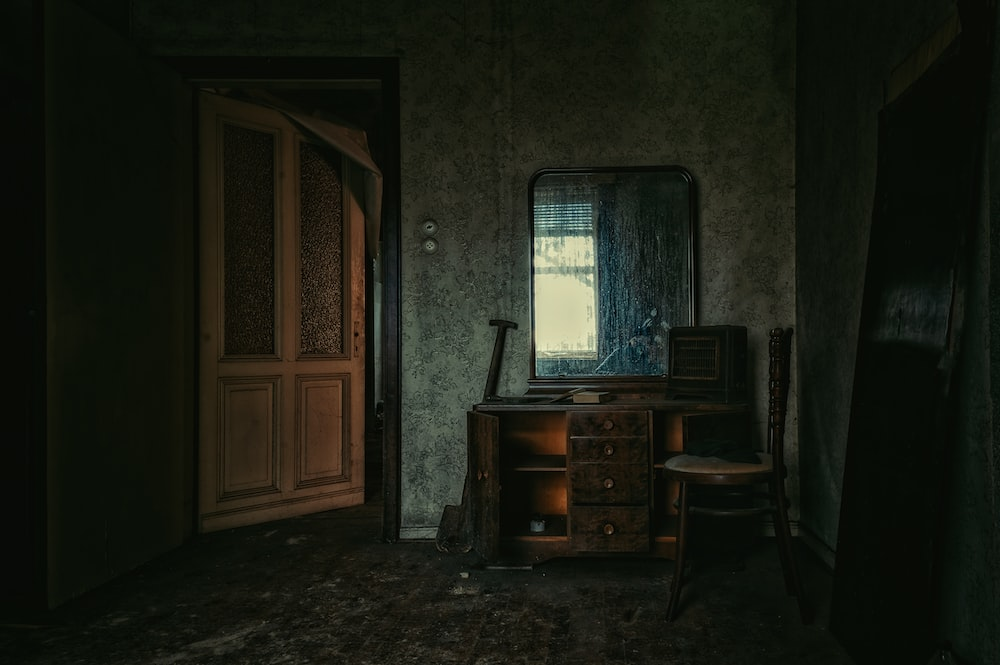
#> input picture bai6/darkroom.jpg, 1000 x 665 px
$ python bai6_separable_filters.py
#> lines starting #> are read from the running program, lines starting #| are printed output that depends on the picture
#> further down, image is the input picture: shape (665, 1000, 3); mean B, G, R 18.6, 27.5, 25
import cv2
import numpy as np


def separable_convolution(image, kernel_horizontal, kernel_vertical, padding_mode='zero'):
    # Check if the image is grayscale or color
#> called with kernel_horizontal = array of shape (3,), kernel_vertical = array of shape (1,), padding_mode = 'zero'
    if len(image.shape) == 3:
        # Separate color channels
        channels = cv2.split(image)
        conv_channels = []

        # Apply convolution to each channel separately
        for channel in channels:
            conv_horizontal = cv2.filter2D(channel, -1, kernel_horizontal, borderType=cv2.BORDER_REFLECT)
            conv_result = cv2.filter2D(conv_horizontal, -1, kernel_vertical, borderType=cv2.BORDER_REFLECT)
            conv_channels.append(conv_result)
#> this loop made 3 passes
#> pass 1, in separable_convolution, `conv_horizontal = cv2.filter2D(channel, -1, kernel_horizontal, borderT..`:
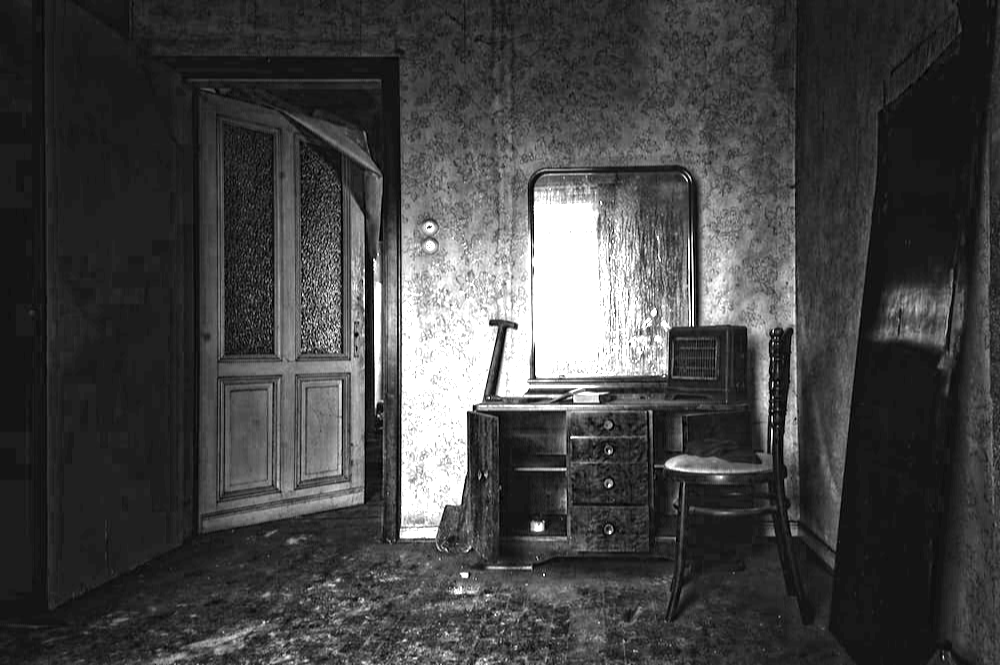
#> conv_horizontal: shape (665, 1000); min 0, max 255, mean 67.5
#> pass 2, in separable_convolution, `conv_horizontal = cv2.filter2D(channel, -1, kernel_horizontal, borderT..`:
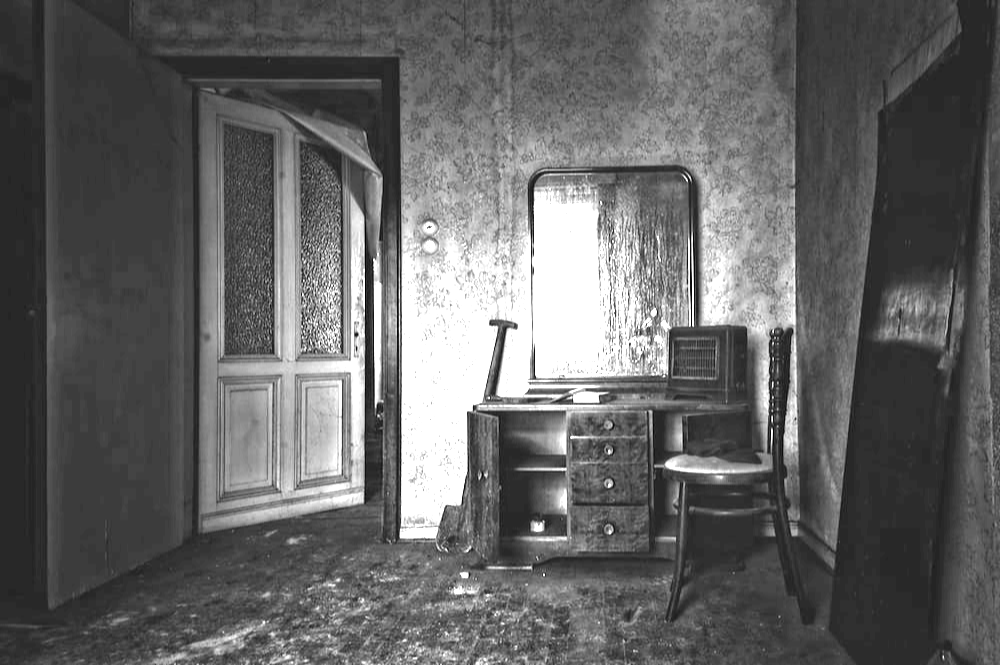
#> conv_horizontal: shape (665, 1000); min 0, max 255, mean 100.2
#> pass 3, in separable_convolution, `conv_horizontal = cv2.filter2D(channel, -1, kernel_horizontal, borderT..`:
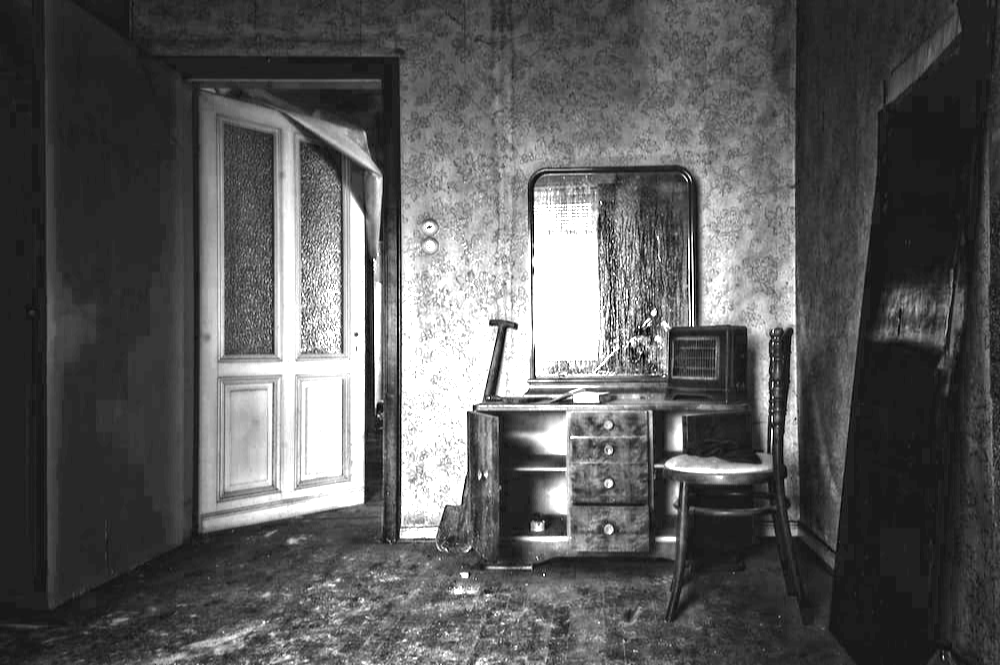
#> conv_horizontal: shape (665, 1000); min 0, max 255, mean 90.7
#> after the loop, conv_channels = 3 items

        # Merge color channels back into an image
        conv_image = cv2.merge(conv_channels)
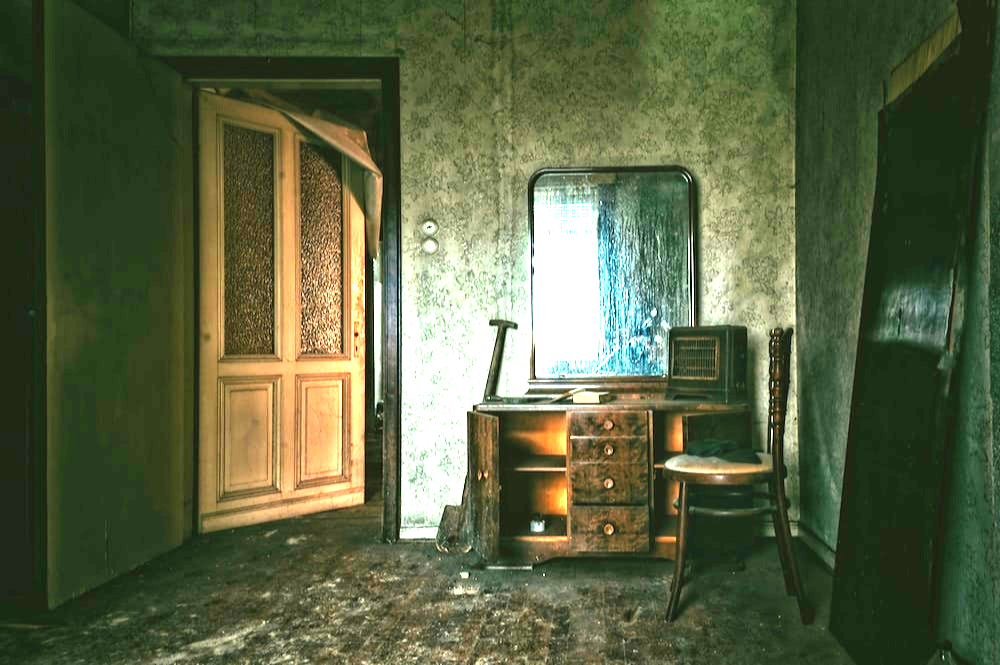
#> conv_image: shape (665, 1000, 3); mean of channels 0, 1, 2 67.5, 100.2, 90.7; drawn as B, G, R
    else:
        # Grayscale image
        conv_horizontal = cv2.filter2D(image, -1, kernel_horizontal, borderType=cv2.BORDER_REFLECT)
        conv_image = cv2.filter2D(conv_horizontal, -1, kernel_vertical, borderType=cv2.BORDER_REFLECT)

    return conv_image


def approximate_convolution(image, kernels, padding_mode='zero'):
    # Initialize the approximation image
#> called with padding_mode = 'zero'
    approx_image = np.zeros_like(image, dtype=np.float64)

    # Perform convolution for each separable kernel
    for kernel in kernels:
        kernel_horizontal = np.reshape(kernel[0], (1, -1))
        kernel_vertical = np.reshape(kernel[1], (-1, 1))

        convolved_image = separable_convolution(image, kernel_horizontal, kernel_vertical, padding_mode)
        approx_image += convolved_image

    # Normalize the approximation image
    approx_image = cv2.normalize(approx_image, None, 0, 255, cv2.NORM_MINMAX)

    return approx_image.astype(np.uint8)


# Example usage
try:
    # Load the input image
    image = cv2.imread('darkroom.jpg', cv2.IMREAD_COLOR)

    # Check if the image is loaded successfully
    if image is None:
        raise ValueError('Failed to load the image.')

    # Define the separable kernels
    kernels = [
        (np.array([1, 2, 1]), np.array([1])),
        (np.array([1]), np.array([1, 2, 1])),
    ]

    # Perform separable convolution
    convolved_image = separable_convolution(image, kernels[0][0], kernels[0][1])

    # Perform approximate convolution
    approx_image = approximate_convolution(image, kernels)

    # Display the original, convolved, and approximated images
    cv2.imshow('Original Image', image)
    cv2.imshow('Convolved Image', convolved_image)
    cv2.imshow('Approximated Image', approx_image)
    cv2.waitKey(0)
    cv2.destroyAllWindows()

except Exception as e:
    print(f'An error occurred: {str(e)}')

$ run again, with bai6/input_image_cat.jpg copied over bai6/darkroom.jpg
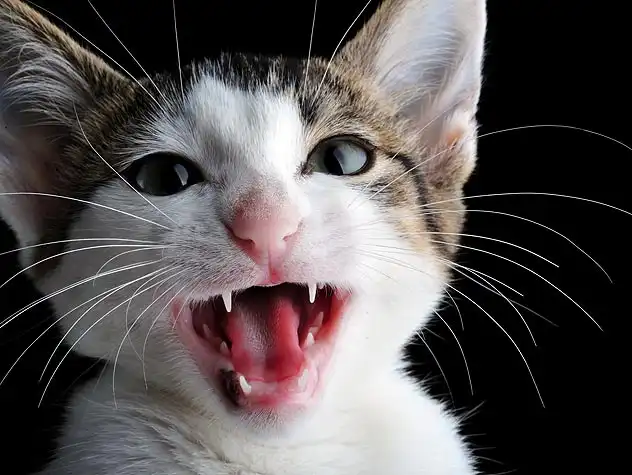
#> input picture bai6/input_image_cat.jpg, 632 x 475 px
#> image is the input picture: shape (475, 632, 3); mean B, G, R 81.8, 81.7, 87.3
#> the loop in separable_convolution, `for channel in channels:` made 3 passes
#> pass 3, in separable_convolution, `conv_horizontal = cv2.filter2D(channel, -1, kernel_horizontal, borderT..`:
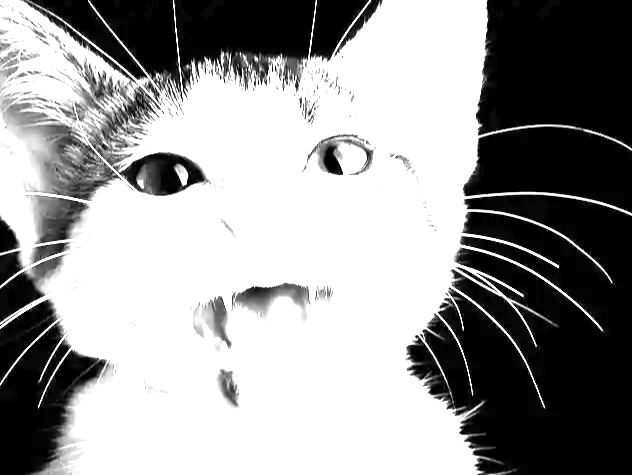
#> conv_horizontal: shape (475, 632); min 0, max 255, mean 153.3
#> after the loop in separable_convolution, `for channel in channels:`: conv_channels = 3 items
#> the loop in approximate_convolution, `for kernel in kernels:` made 2 passes
#> pass 1, in approximate_convolution, `convolved_image = separable_convolution(image, kernel_horizontal, kern..`:
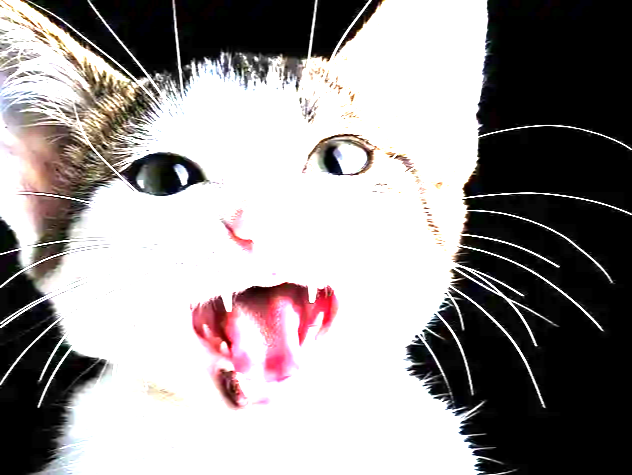
#> convolved_image: shape (475, 632, 3); mean B, G, R 148.2, 148.2, 152.8
